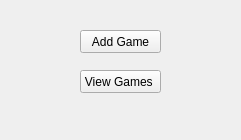
<?xml version="1.0" encoding="UTF-8"?>
<ui version="4.0">
 <class>mainwindow</class>
 <widget class="QMainWindow" name="mainwindow">
  <property name="geometry">
   <rect>
    <x>0</x>
    <y>0</y>
    <width>241</width>
    <height>140</height>
   </rect>
  </property>
  <property name="minimumSize">
   <size>
    <width>241</width>
    <height>140</height>
   </size>
  </property>
  <property name="maximumSize">
   <size>
    <width>241</width>
    <height>140</height>
   </size>
  </property>
  <property name="windowTitle">
   <string>mainwindow</string>
  </property>
  <widget class="QWidget" name="centralWidget">
   <widget class="QPushButton" name="addGame">
    <property name="geometry">
     <rect>
      <x>80</x>
      <y>30</y>
      <width>81</width>
      <height>23</height>
     </rect>
    </property>
    <property name="minimumSize">
     <size>
      <width>81</width>
      <height>23</height>
     </size>
    </property>
    <property name="maximumSize">
     <size>
      <width>81</width>
      <height>23</height>
     </size>
    </property>
    <property name="text">
     <string>Add Game</string>
    </property>
   </widget>
   <widget class="QPushButton" name="viewGames">
    <property name="geometry">
     <rect>
      <x>80</x>
      <y>70</y>
      <width>81</width>
      <height>23</height>
     </rect>
    </property>
    <property name="text">
     <string>View Games </string>
    </property>
   </widget>
  </widget>
  <widget class="QMenuBar" name="menuBar">
   <property name="geometry">
    <rect>
     <x>0</x>
     <y>0</y>
     <width>241</width>
     <height>21</height>
    </rect>
   </property>
  </widget>
 </widget>
 <layoutdefault spacing="6" margin="11"/>
 <resources/>
 <connections/>
</ui>
